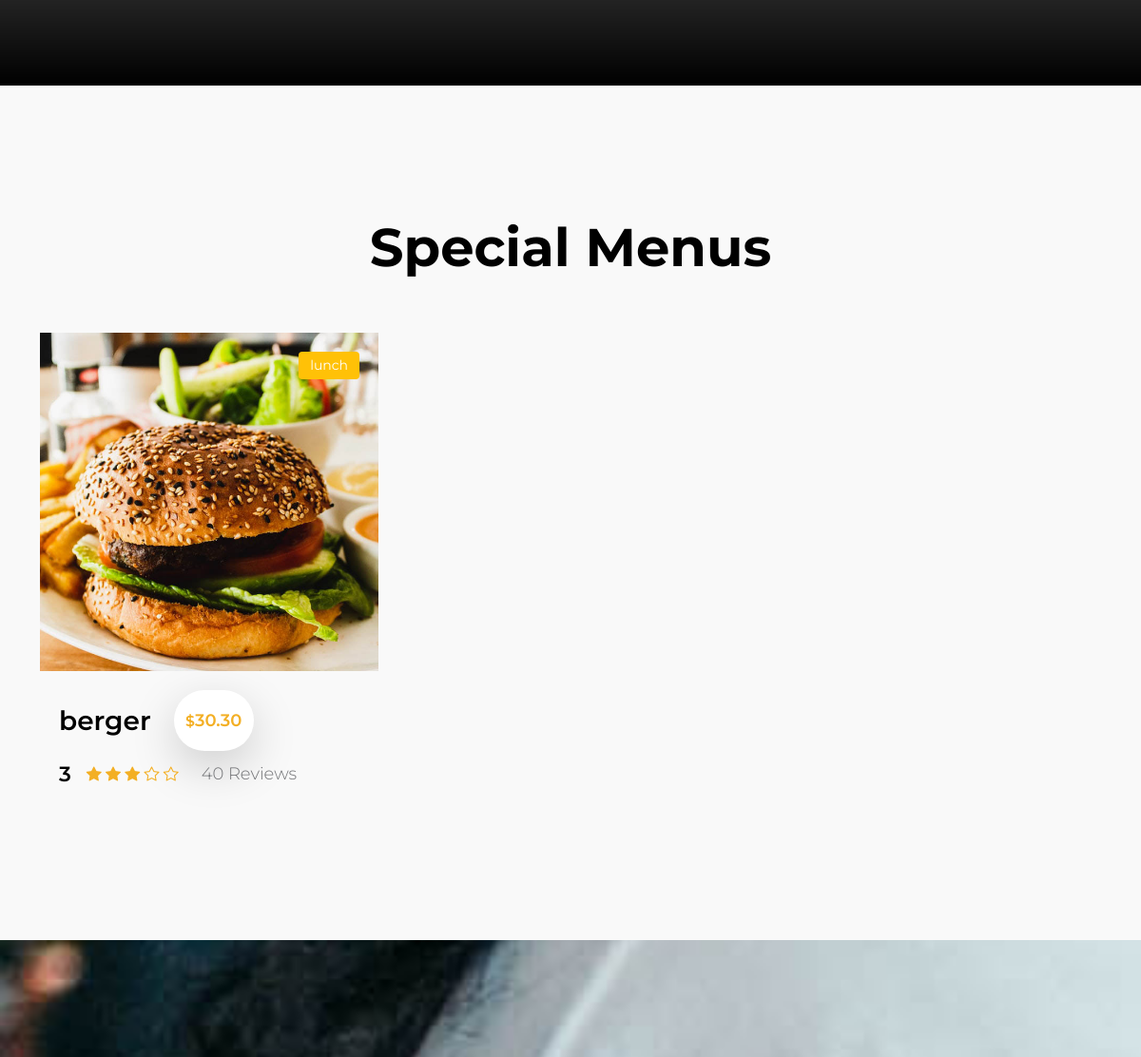
Before: / (middle part) with the older database file.
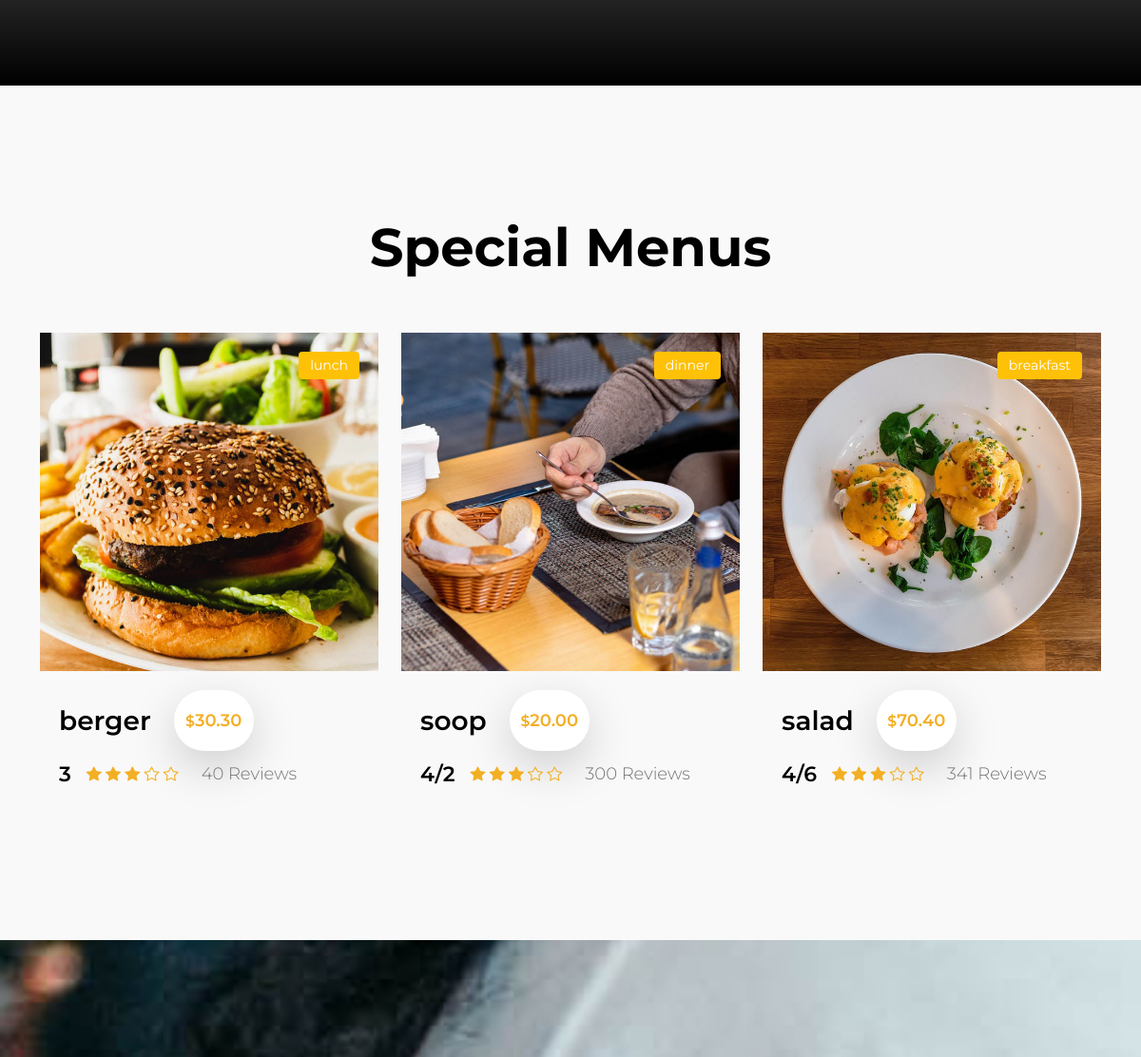
After: the same page with the newer database file.
### menu/models.py (models this page shows, shortened)
class Menu(models.Model):
    name = models.CharField(max_length=100)
    original_price = models.DecimalField(max_digits=10, decimal_places=2)
    discount_price = models.DecimalField(max_digits=10, decimal_places=2, null=True, blank=True)
    views = models.IntegerField()
    score = models.CharField(max_length=4)
    category = models.ForeignKey(Category, on_delete=models.CASCADE)
    image = models.ImageField(upload_to='menu/')

class Category(models.Model):
    name = models.CharField(max_length=100)
    image = models.ImageField(upload_to='category/')

### home/views.py (the view)
# urls.py: 2. Add a URL to urlpatterns:  path('', Home.as_view(), name='home')
class Home(ListView):
    template_name = 'home/index.html'
    model = Menu
    context_object_name = 'menu'

### home/templates/home/index.html (shortened to what this page needs)
{% extends 'base.html' %}
{% load static %}
{% block main %}
    <main>
        <section class="hero">
        </section>
        <section class="menu section-padding">
            <div class="container">
                <div class="row">
                    <div class="col-12">
                        <h2 class="text-center mb-lg-5 mb-4">Special Menus</h2>
                    </div>
                    {% for item in menu %}
                        <div class="col-lg-4 col-md-6 col-12">
                            <div class="menu-thumb">
                                <div class="menu-image-wrap">
                                    <img src="{{ item.image }}"
                                         class="img-fluid menu-image" alt="">
                                    <span class="menu-tag bg-warning">{{ item.category.name }}</span>
                                </div>
                                <div class="menu-info d-flex flex-wrap align-items-center">
                                    <h4 class="mb-0">{{ item.name }}</h4>
                                    {% if item.original_price %}
                                        <span class="price-tag bg-white shadow-lg ms-4"><small>$</small>{{ item.original_price }}</span>
                                    {% elif item.discount_price %}
                                        <span class="price-tag bg-white shadow-lg ms-4"><small>$</small>{{ item.original_price }}</span>
                                        <del class="ms-4"><small>$</small>{{ item.discount_price }}</del>
                                    {% endif %}
                                    <div class="d-flex flex-wrap align-items-center w-100 mt-2">
                                        <h6 class="reviews-text mb-0 me-3">{{ item.score }}</h6>
                                        <div class="reviews-stars">
                                            <i class="bi-star-fill reviews-icon"></i>
                                            <i class="bi-star-fill reviews-icon"></i>
                                            <i class="bi-star-fill reviews-icon"></i>
                                            <i class="bi-star reviews-icon"></i>
                                            <i class="bi-star reviews-icon"></i>
                                        </div>
                                        <p class="reviews-text mb-0 ms-4">{{ item.views }} Reviews</p>
                                    </div>
                                </div>
                            </div>
                        </div>
                    {% endfor %}
                </div>
            </div>
        </section>
        <section class="BgImage"></section>
    </main>
{% endblock %}

### templates/base.html (shortened to what this page needs)
{% load static %}
{% include 'include/heade.html' %}
<body>
{% block main %}{% endblock %}
</body>
</html>

### templates/include/heade.html (shortened to what this page needs)
{% load static %}
<!doctype html>
<html lang="en">
<head>
    <link href="{% static 'css/bootstrap.min.css' %}" rel="stylesheet">
    <link href="{% static 'css/bootstrap-icons.css' %}" rel="stylesheet">
    <link href="{% static 'css/tooplate-crispy-kitchen.css' %}" rel="stylesheet">
</head>

### static/css/tooplate-crispy-kitchen.css (style rules this page uses)
:root { --white-color: #FFFFFF; --primary-color: #f44749; --secondary-color: #f3af24; --section-bg-color: #F9F9F9; --dark-color: #000000; --title-color: #565758; --news-title-color: #292828; --p-color: #717275; --border-color: #eaeaea; --border-radius-default: .25rem; --body-font-family: 'Montserrat', sans-serif; --h1-font-size: 76px; --h2-font-size: 56px; --h3-font-size: 42px; --h4-font-size: 28px; --h5-font-size: 26px; --h6-font-size: 22px; --p-font-size: 18px; --menu-font-size: 18px; --category-font-size: 14px; --font-weight-light: 300; --font-weight-normal: 400; --font-weight-semibold: 600; --font-weight-bold: 700; }
body { background: var(--white-color); font-family: var(--body-font-family); position: relative; }
h2, h3, h4, h5, h6 { color: var(--dark-color); line-height: inherit; }
h1, h2, h3, h4, h5, h6 { font-weight: var(--font-weight-semibold); }
h1, h2 { font-weight: var(--font-weight-bold); }
h2 { font-size: var(--h2-font-size); }
h4 { font-size: var(--h4-font-size); }
h6 { font-size: var(--h6-font-size); }
p, .list .list-item { color: var(--p-color); font-size: var(--p-font-size); font-weight: var(--font-weight-light); }
.section-padding { padding-top: 8rem; padding-bottom: 8rem; }
.hero { position: relative; overflow: hidden; padding-top: 20.542rem; padding-bottom: 20.542rem; }
.price-tag { background: var(--white-color); border-radius: 100px; color: var(--secondary-color); font-size: var(--menu-font-size); font-weight: var(--font-weight-semibold); display: inline-block; width: 84px; height: 64px; line-height: 64px; text-align: center; }
.reviews-icon { color: var(--secondary-color); }
.menu, .about, .news, .related-news, .newsletter, .comments { background: var(--section-bg-color); }
.menu-thumb { position: relative; overflow: hidden; }
.menu-info { padding: 20px 20px 30px 20px; }
.menu-image { display: block; }
.menu-image-wrap { position: relative; }
.menu-tag { position: absolute; top: 0; right: 0; margin: 20px; }
.category-tag, .menu-tag { background: var(--dark-color); border-radius: var(--border-radius-default); color: var(--white-color); font-size: var(--category-font-size); display: inline-block; padding: 4px 12px; }
.BgImage { background-image: url('../images/alex-haney-CAhjZmVk5H4-unsplash.jpg'); background-repeat: no-repeat; background-size: cover; background-attachment: fixed; height: 500px; }

Changed rows visible on the page:
added Menu: image (picture), category.name "dinner", name "soop", original_price "20.00", score "4/2", views "300"
added Menu: image (picture), category.name "breakfast", name "salad", original_price "70.40", score "4/6", views "341"
